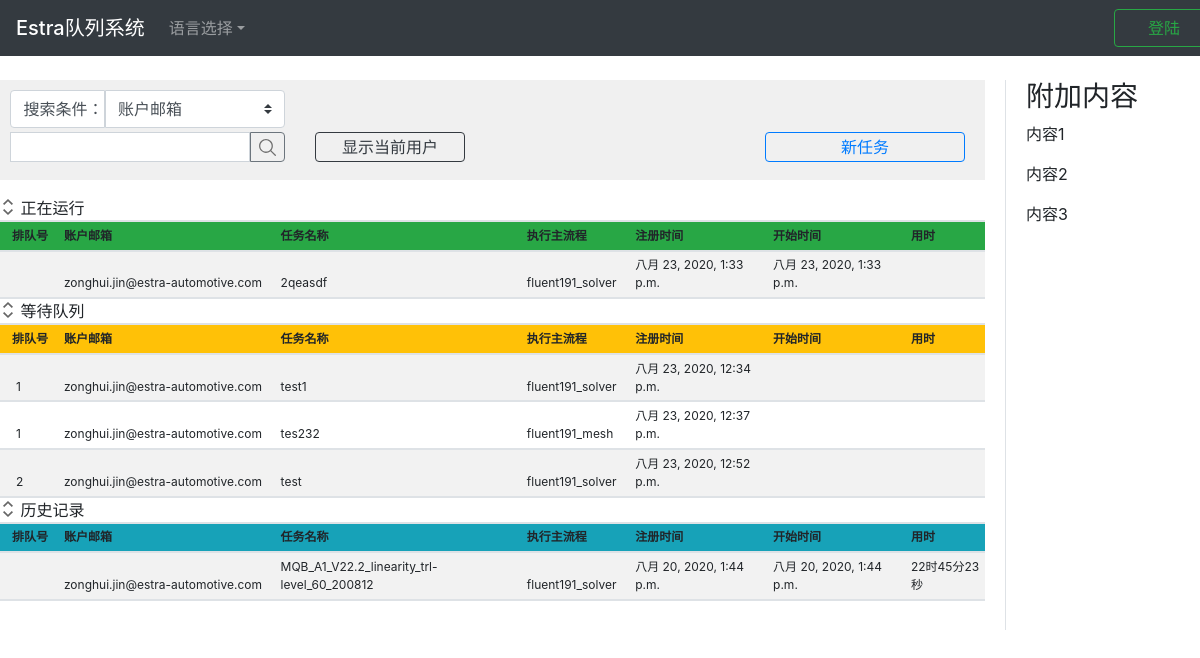
The app's page /, older data.
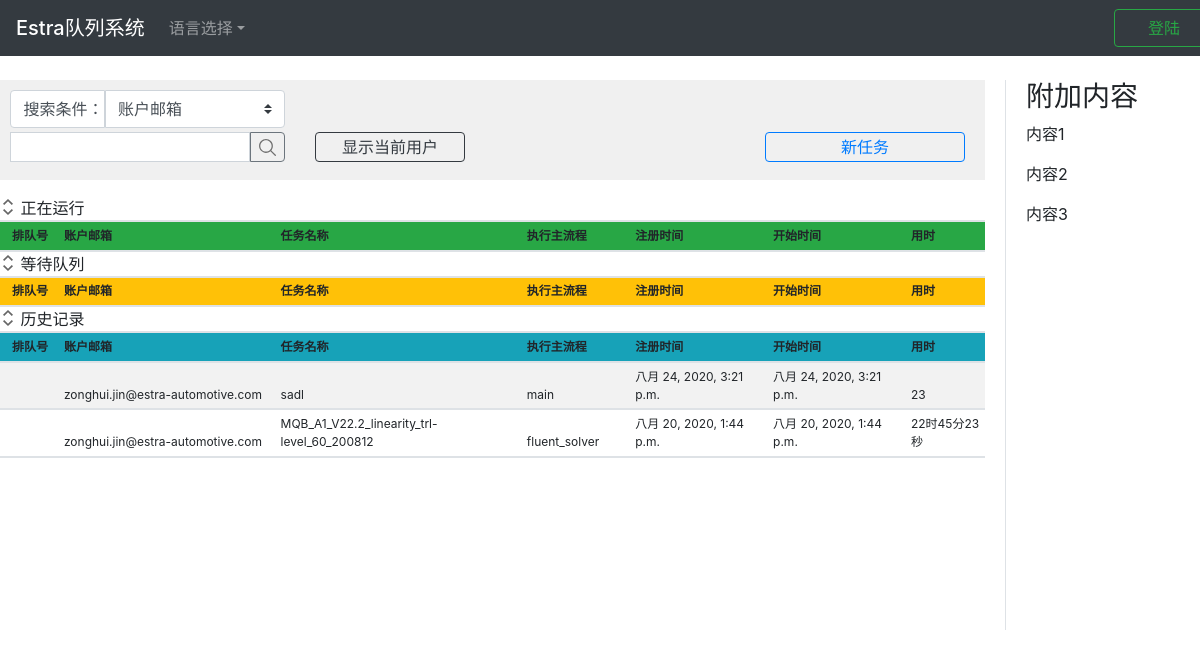
The same page, newer data.
### app_queue/models.py (models this page shows, shortened)
class RunningList(models.Model):
    objects = models.Manager()
    id = models.AutoField('ID', primary_key=True)
    order_id = models.CharField('队列ID', blank=True, default='', max_length=16)
    account_email = models.EmailField('账户邮箱', )
    sender_address = models.CharField('请求者地址', max_length=64)
    exec_app = models.CharField('执行主流程', max_length=128)
    mission_name = models.CharField('任务名称', max_length=64)
    mission_data = models.TextField('任务详情', )
    register_time = models.DateTimeField('注册时间')
    start_time = models.DateTimeField('开始时间', auto_now_add=True)
    used_time = models.CharField('用时', max_length=64, blank=True, default='')
    def short_mission_data(self):
        if len(str(self.mission_data)) > 30:
            return '{}...'.format(str(self.mission_data)[0:29])
        else:
            return str(self.mission_data)
    short_mission_data.allow_tags = True
    short_mission_data.short_description = '任务详情'
    class Meta:
        ordering = ["start_time"]
        verbose_name = "正在计算队列"
        verbose_name_plural = "正在计算队列"

class WaitList(models.Model):
    objects = models.Manager()                  # for reminder purpose
    id = models.AutoField('ID', primary_key=True)
    order_id = models.IntegerField('队列ID')
    account_email = models.EmailField('账户邮箱', )
    sender_address = models.CharField('请求者地址', max_length=64)
    exec_app = models.CharField('执行主流程', max_length=128)
    mission_name = models.CharField('任务名称', max_length=64)
    mission_data = models.TextField('任务详情', )
    register_time = models.DateTimeField('注册时间', auto_now_add=True)
    start_time = models.CharField('开始时间', blank=True, default='', max_length=64)
    used_time = models.CharField('用时', max_length=64, blank=True, default='')
    def short_mission_data(self):
        if len(str(self.mission_data)) > 30:
            return '{}...'.format(str(self.mission_data)[0:29])
        else:
            return str(self.mission_data)
    short_mission_data.allow_tags = True
    short_mission_data.short_description = '任务详情'
    class Meta:
        ordering = ["order_id"]
        verbose_name = "等待队列"
        verbose_name_plural = "等待队列"

class HistoryList(models.Model):
    objects = models.Manager()
    id = models.AutoField('ID', primary_key=True)
    order_id = models.CharField('队列ID', blank=True, default='', max_length=16)
    account_email = models.EmailField('账户邮箱', )
    sender_address = models.CharField('请求者地址', max_length=64)
    exec_app = models.CharField('执行主流程', max_length=128)
    mission_name = models.CharField('任务名称', max_length=64)
    mission_data = models.TextField('任务详情', )
    register_time = models.DateTimeField('注册时间')
    start_time = models.DateTimeField('开始时间')
    used_time = models.CharField('用时', max_length=64)
    def short_mission_data(self):
        if len(str(self.mission_data)) > 30:
            return '{}...'.format(str(self.mission_data)[0:29])
        else:
            return str(self.mission_data)
    short_mission_data.allow_tags = True
    short_mission_data.short_description = '任务详情'
    class Meta:
        ordering = ["id"]
        verbose_name = "历史记录队列"
        verbose_name_plural = "历史记录队列"

### app_queue/views.py (the view)
# urls.py: path(r'', views.index),
def index(request):
    user_name = request.session.get('user_name')
    user_name_short = ''
    is_login = False
    if user_name:
        is_login = True
        user_name_short = user_name.split('.')[0]
    main_apps = os.listdir('server_app')
    extend_apps_dict = {}
    for i, app in enumerate(main_apps):
        extend_apps_list = []
        file_list = os.listdir('server_app/%s' % app)
        for file in file_list:
            if file.startswith('extend_'):
                app_name = file.replace('extend_', '')
                extend_apps_list.append(app_name)
        extend_apps_dict[app] = extend_apps_list
    parameters = {
        'error_info': '',
        'user_name_short': user_name_short,
        'user_name': user_name,
        'is_login': is_login,
        'main_apps': main_apps,
        'extend_apps_dict': extend_apps_dict,
    }
    for list_name, obj in list_obj.items():
        parameters[list_name] = obj.all()
    return render(request, 'index.html', parameters)

### app_queue/templates/index.html (shortened to what the changed rows need)
{% extends 'base.html' %}
{% load static %}
{% block css %}
<link href="{% static 'css/index2.css' %}" rel="stylesheet"/>{% endblock %}
{% block content %}
<div class="block_content_left ">
    <div class="block_table table-hover table-striped table-sm mt-3" id="area_3tables">
        <div id="collapse_table1" class="collapse show">
            <table class="" id="table_running">
                <thead class="bg-success">
                <tr>
                    <th class="item1">排队号</th>
                    <th class="item2">账户邮箱</th>
                    <th class="item3">任务名称</th>
                    <th class="item4">执行主流程</th>
                    <th class="item5">注册时间</th>
                    <th class="item6">开始时间</th>
                    <th class="item7">用时</th>
                </tr>
                </thead>
                <tbody>
                {% for mission in running_list%}
                <tr>
                    <td class="item1_td"></td>
                    <td>{{mission.account_email}}</td>
                    <td>{{mission.mission_name}}</td>
                    <td>{{mission.exec_app}}</td>
                    <td>{{mission.register_time}}</td>
                    <td>{{mission.start_time}}</td>
                    <td></td>
                </tr>
                {% endfor %}
                </tbody>
            </table>
        </div>
        <div id="collapse_table2" class="collapse show">
            <table class="" id="table_waiting">
                <thead class="bg-warning">
                <tr>
                    <th class="item1">排队号</th>
                    <th class="item2">账户邮箱</th>
                    <th class="item3">任务名称</th>
                    <th class="item4">执行主流程</th>
                    <th class="item5">注册时间</th>
                    <th class="item6">开始时间</th>
                    <th class="item7">用时</th>
                </tr>
                </thead>
                <tbody>
                {% for mission in waiting_list %}
                <tr>
                    <td class="item1_td">{{mission.order_id}}</td>
                    <td>{{mission.account_email}}</td>
                    <td>{{mission.mission_name}}</td>
                    <td>{{mission.exec_app}}</td>
                    <td>{{mission.register_time}}</td>
                    <td>{{mission.start_time}}</td>
                    <td></td>
                </tr>
                {% endfor %}
                </tbody>
            </table>
        </div>
        <div id="collapse_table3" class="collapse show">
            <table class="" id="table_history">
                <thead class="bg-info">
                <tr>
                    <th class="item1">排队号</th>
                    <th class="item2">账户邮箱</th>
                    <th class="item3">任务名称</th>
                    <th class="item4">执行主流程</th>
                    <th class="item5">注册时间</th>
                    <th class="item6">开始时间</th>
                    <th class="item7">用时</th>
                </tr>
                </thead>
                <tbody>
                {% for mission in history_list reversed%}
                <tr>
                    <td></td>
                    <td>{{mission.account_email}}</td>
                    <td>{{mission.mission_name}}</td>
                    <td>{{mission.exec_app}}</td>
                    <td>{{mission.register_time}}</td>
                    <td>{{mission.start_time}}</td>
                    <td>{{mission.used_time}}</td>
                </tr>
                {% endfor %}
                </tbody>
            </table>
        </div>
    </div>
</div>
{% endblock content %}

Row changes from the older to the newer data that the page shows:
removed RunningList: account_email "zonghui.jin@estra-automotive.com", mission_name "2qeasdf", exec_app "fluent191_solver", register_time "八月 23, 2020, 1:33 p.m.", start_time "八月 23, 2020, 1:33 p.m."
removed WaitList: order_id "1", account_email "zonghui.jin@estra-automotive.com", mission_name "test1", exec_app "fluent191_solver", register_time "八月 23, 2020, 12:34 p.m."
removed WaitList: order_id "1", account_email "zonghui.jin@estra-automotive.com", mission_name "tes232", exec_app "fluent191_mesh", register_time "八月 23, 2020, 12:37 p.m."
removed WaitList: order_id "2", account_email "zonghui.jin@estra-automotive.com", mission_name "test", exec_app "fluent191_solver", register_time "八月 23, 2020, 12:52 p.m."
added HistoryList: account_email "zonghui.jin@estra-automotive.com", mission_name "sadl", exec_app "main", register_time "八月 24, 2020, 3:21 p.m.", start_time "八月 24, 2020, 3:21 p.m.", used_time "23"
changed HistoryList "MQB_A1_V22.2_linearity_trl-level_60_200812": exec_app "fluent191_solver" → "fluent_solver"
